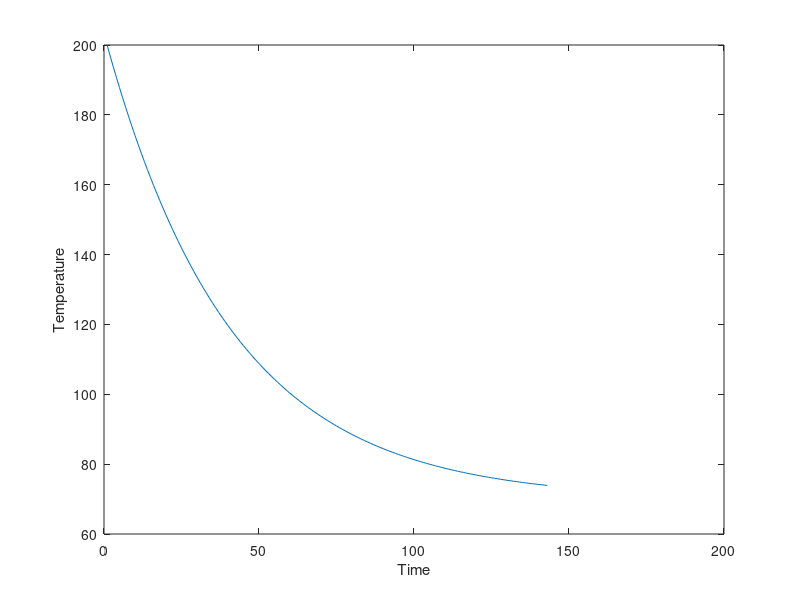

MATLAB code to generate this figure:
%problem3.m
%Program to represnt the relationship of Temperature with respect to time
%..under a certain surrounding temperature.
%Execution:
%To Run Open in Matlab and Click the Run Icon or 
%type "run 'problem3.m'" in the Command Window. 
%To open the file type "open 'problem3.m'" making sure...
%Matlab's present directory is changed to the 'problem3.m' directory

%slanka for SC1 Assignment_07
%Mon, 11:28PM, 10/31/2016
% 
% Troom = 70; %Room temperature/Surrounding Temperature
% % alpha = k*(1-deltime);
% beta = k*deltime*Troom;

%begin
%% Calculation of the constant k ..
%using the vectots tl and Tl where
% tl = [0 5 10 15 20 25 30 45 60 75 90 120];
% Tl = [200 182 169 159 151 144 137 123 113 106 100 91];
clear; close all; clc;
k1 = 1/5*((182-200)/(70-200));
k2 = 1/5*((169-182)/(70-182));
k3 = 1/5*((159-169)/(70-169));
k4 = 1/5*((159-159)/(70-159));
k5 = 1/5*((144-151)/(70-151));
k6 = 1/5*((137-144)/(70-144));
k7 = 1/5*((123-137)/(70-137));
k8 = 1/5*((113-123)/(70-123));
k9 = 1/5*((106-113)/(70-113));
k10 = 1/5*((100-106)/(70-106));
k11 = 1/5*((91-100)/(70-100));
k = (k1 + k2 + k3 + k4 + k5 + k6 + k7 + k8 + k9)/9;
T(1) = 200; %Intial Temperature of the Liquid
error = 1;%Difference betwwen each iteration
TOL = 0.1;%Tolerence
t = 0;%Initial Simulation time
dt = 1; %Time Step (Min)
Troom = 70;%Room Temperature
alpha = 1- (k*dt);%  alpha = k*(1-deltime);
beta = k*dt*Troom;% beta = k*deltime*Troom;
%% Loop to find the Temperature that doesn't change by 0.1F
%The loop breaks when the Error is less than or equal 0.1
while (error > TOL)
   t = t+dt; %Increment time, dt can be varied for different time steps
   T(t+1) = (alpha*T(t))+beta; 
    error = abs(T(t+1)-T(t));%Error Calculation
end
%% Plot the Results
plot(T),hold on
xlabel('Time'),ylabel('Temperature'),
[r,c] = size(T);
tt = linspace(1,dt*(t+1),(t+1));
dlmwrite('T.dat',[tt' T'],' ');
fprintf('Final Temperature = %f degrees F at time = %d mins\n',T(1,c),tt(1,c));
%end
